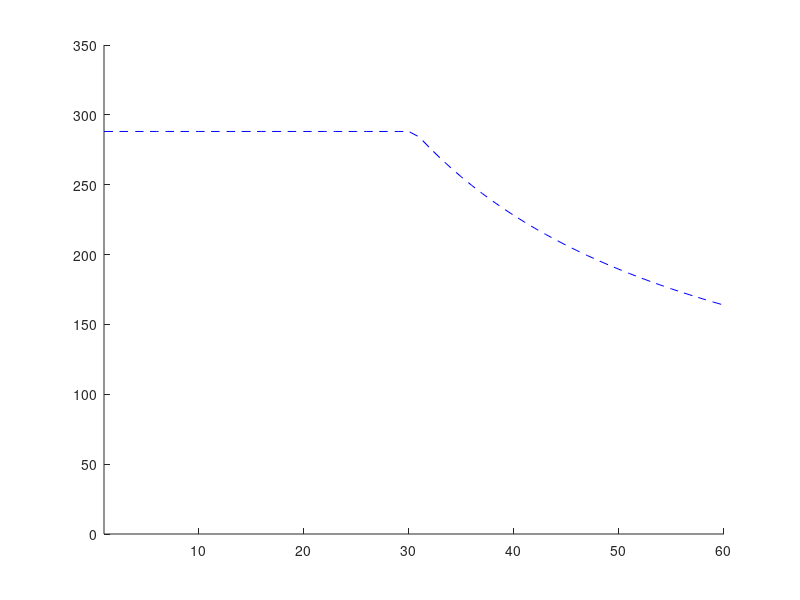

The MATLAB source for this figure:
range = 1:60;
lambda = 1./range;
CTR_packets = 180;
sim_length = 40000;
prob = exp(-lambda*10);
l = 8000; %bit
c = 1500;
d_max = 3000;
r = 4800;
t_slot = d_max/c + l/r +0.3;
N_slot = 7;
t_frame = t_slot*N_slot;
N_packet = 1; %number of packets per frame
thr_ack = l*CTR_packets*prob/sim_length;
thr_frame = N_packet*l/t_frame;
thr_pp = l*lambda + thr_ack; %throughput poisson process
thr_th = min(thr_pp,thr_frame);
hold on;
plot(range,thr_th,'--b');
axis([1,60,0,350]);

%plot(range,adap_CTR_th);